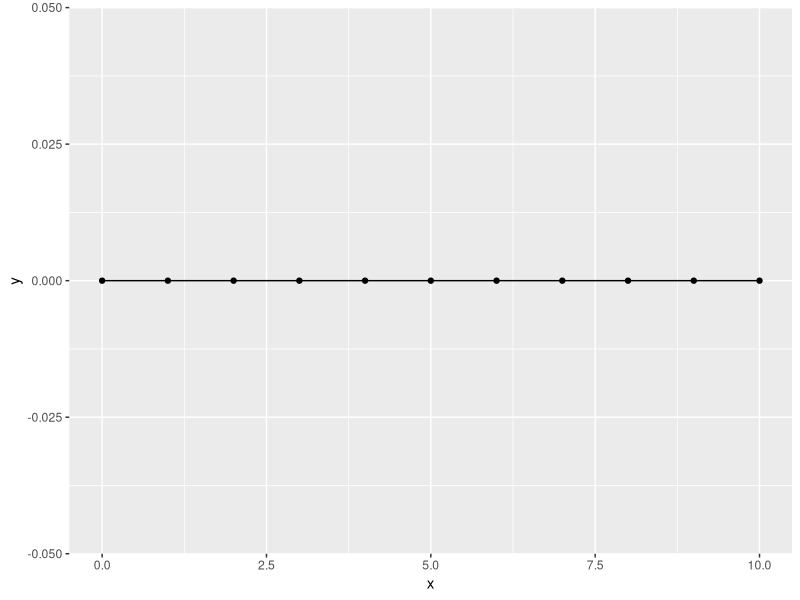
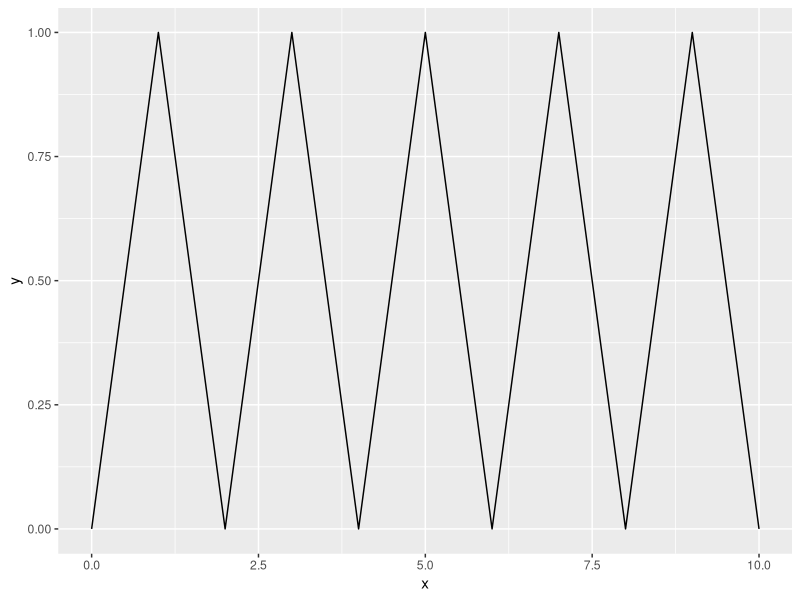
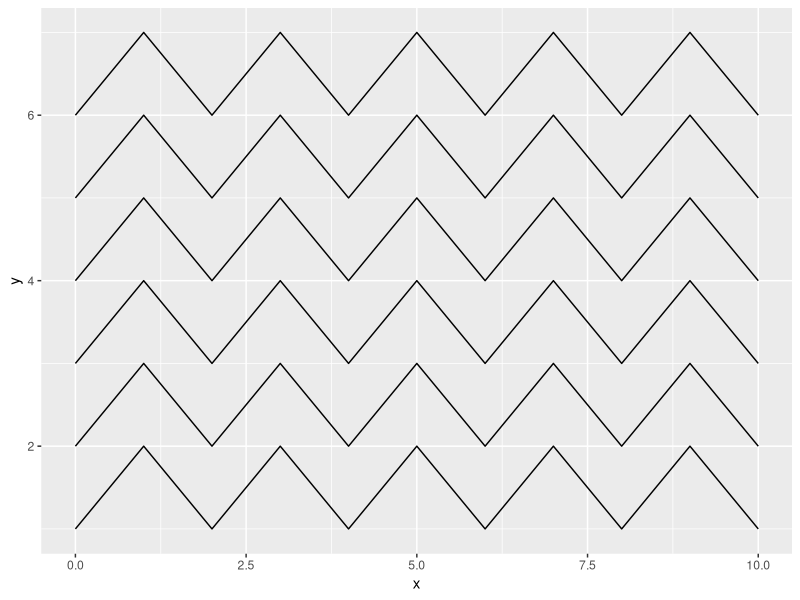
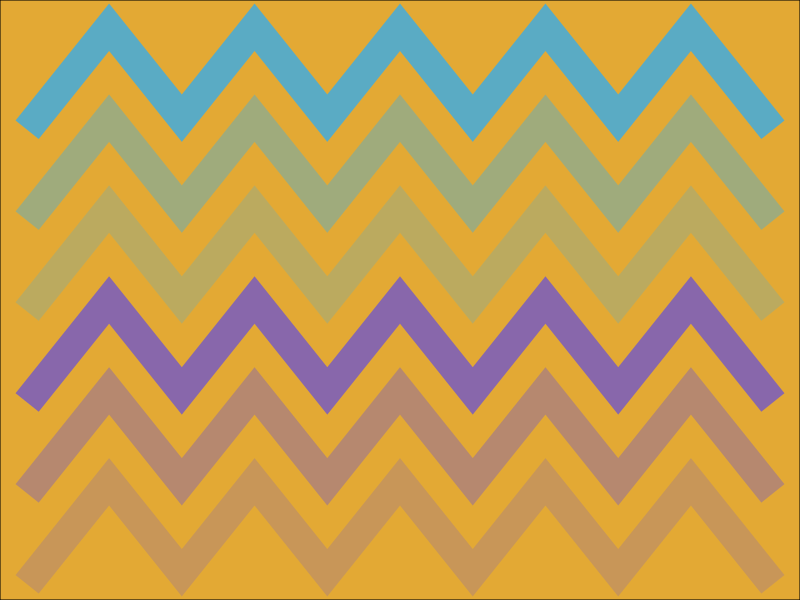

These charts were generated, in order, by the following R code:
#Patterns Example #2 Recreating Chevrons "ZigZags"------------------------------

#==============================================================================#
#Library Load-in----------------------------------------------------------------
#==============================================================================#
library(ggplot2) #For making the piece w/ ggplot
library(dplyr) #For data wrangling and the "old" pipe if desired
library(tibble) #To work with tibbles instead of regular dataframes
library(purrr) #For iteration work

#==============================================================================#
#Creating and Viewing Base Data ------------------------------------------------
#==============================================================================#

#Sometimes it helps to set arbitrary x/y limits to make a "blank" canvas#
axis_min <- 0
axis_max <- 10

#Creating a "base" data frame to feed into ggplot#
base_data <- tibble(x = axis_min:axis_max,
                    y = axis_min)

#Plotting the "blank" canvas#
base_data |>
  ggplot(aes(x,y))+
  geom_point()+
  geom_path()

#==============================================================================#
#Tweaking the base_data to "recreate" the zig-zags----------------------------
#==============================================================================#

#1) "Bump" up every other point-------------------------------------------------
#We need to mutate every other Y point (because that can move us "up" the plot)
#------------------------------------------------------------------------------#

#Creating a vector of "bumps"#
bumps <- rep_along(1:nrow(base_data), c(0,1))

#Mutating the base_data frame to add the "bumps"#
zigs <- base_data |>
          mutate(y = y + bumps)

#Viewing the zigs frame#
zigs |>
  ggplot(aes(x,y))+
  geom_path()

#==============================================================================#
#Iterating over the base_data to "recreate" the zig-zags------------------------
#==============================================================================#

#2) Copy and Paste the same line up the plot------------------------------------
#We need to iteratively copy the dataset while shifting "up" each copy
#------------------------------------------------------------------------------#

#Setting up the number of iterations and "shifts" up the plot#
n <- 1:6

#Creating a new dataframe with "copied and shifted" lines#
#n value is added to each y value 6 times#
#group value create a string to keep each "line" together#
zigzags <- map_df(n, ~ zigs |>
                        mutate(y = y + .x,
                               group = paste0("line",.x))) 

#Viewing the zigzags frame#
zigzags |>
  ggplot(aes(x,y, group = group))+
  geom_path()


#==============================================================================#
#Tweaking the Aesthetics and Plotting the Final Image---------------------------
#==============================================================================#

#3) Add final aesthetic options to make it pretty-------------------------------
#We need to remove all the grid lines and labels#
#We need to make the lines thicker#
#we need to make each line each of the six colors#
#We need to make the background color yellow("#E3A934")#
#------------------------------------------------------------------------------#

#Setting options for the image#
line_size <- 10
line_colors <- c("#c89658", "#b6886f", "#8867ab", 
                 "#bbaa5f", "#9fab7c", "#5aabc4")
background_color <- "#E3A934"

#Easier to map colors onto the dataset since multiple points exist in one line#
#Make a modified dataset with map_df to achieve this#
#We should have done this earlier on line 60 "ideally"#
zigzag_colored <- map2_df(n, line_colors, ~ zigs |>
                                             mutate(y = y + .x,
                                                    group = paste0("line",.x),
                                                    color = .y)) 

#Plotting the final image - while feeding in the options#
zigzag_colored |>
  ggplot(aes(x,y, group = group))+
  theme_void()+ #Removes axes, labels, etc.
  geom_path(size = line_size, 
            lineend = "square", #makes the ends squares#
            linejoin = "mitre", #makes the joints "pointy"#
            color = zigzag_colored$color)+ #pull it in from the data frame#
  theme(plot.background = element_rect(fill = background_color))
